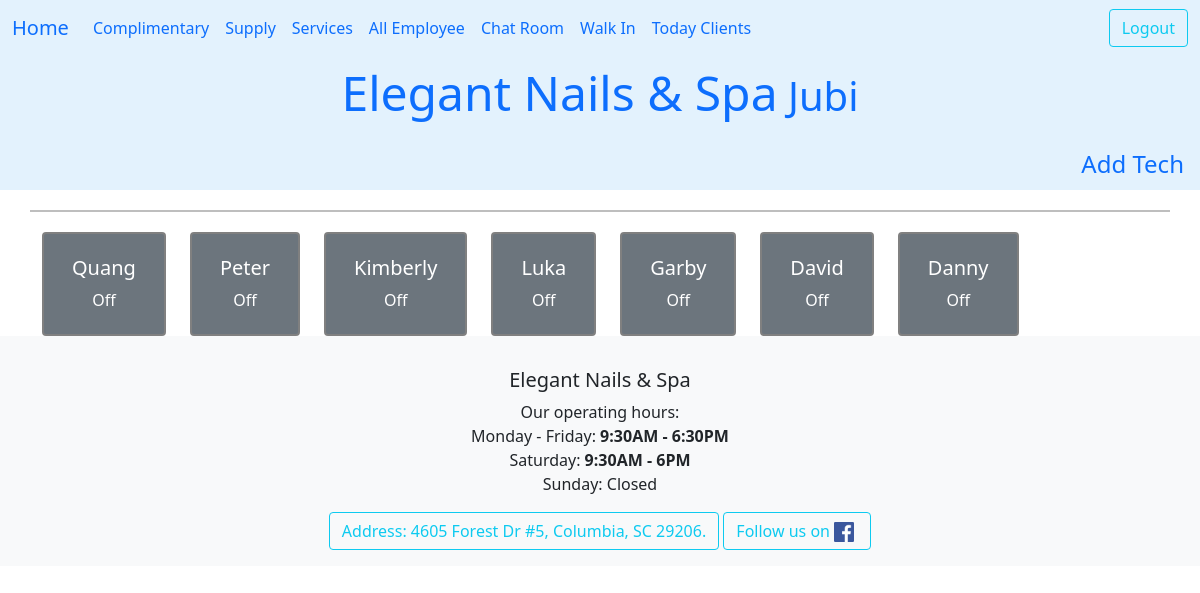
The app's page /ledger/ (signed in) with its own data.
### ledger/models.py (models this page shows, shortened)
class Technician(models.Model):
    name = models.CharField(max_length=25)
    phone = PhoneNumberField()
    email = models.EmailField(max_length=40, null=True, blank=True)
    owner = models.ForeignKey(settings.AUTH_USER_MODEL, on_delete=models.DO_NOTHING)
    start_work_at = models.TimeField()
    end_work = models.TimeField()
    isWork = models.BooleanField(default=False)
    picture = models.ImageField(upload_to='tech_pictures/', null=True, editable=True)
    services = models.ManyToManyField("Service", blank=True, related_name="tech")
    time_come_in = models.DateTimeField(null=True)
    work_days = models.CharField(max_length=7, default="1111110", help_text="MTWTFSS: 1 for work, 0 for off")
    vacation_start = models.DateField(null=True, blank=True, help_text="Start vacation")
    vacation_end = models.DateField(null=True, blank=True, help_text="End vacation, back work!")
    date_go_work = models.DateField(null=True, blank=True)
    history = HistoricalRecords()
    hire_date = models.DateField(auto_now_add=True, help_text="Date when the technician was hired")
    experience = models.PositiveIntegerField(default=0, help_text="Years of experience in the field")
    bio = models.TextField(max_length=500, null=True, blank=True, help_text="Short bio about the technician")
    view_count = models.IntegerField(default=0)
    is_accept_booking = models.BooleanField(default=True, help_text="Is the technician accepting new bookings?")
    class Meta:
        unique_together = ('name','phone',)
        ordering = ['time_come_in','name']
    def get_today_clients(self):
        hnay = self.get_khachVisit().filter(day_comes=datetime.date.today())
        return hnay.order_by('time_at')
    def get_khachVisit(self):
        return self.khachvisits.all()
    def get_services_today(self):
        now = datetime.datetime.now()
        clients = self.get_today_clients().filter(time_at__lte=now)
        all_ser = []
        for client in clients:
            all_ser.extend(client.get_services())
        return len(all_ser)

### ledger/views.py (the view)
# urls.py: path('ledger/', views.AllEmployee.as_view(), name="all_employee"),
class AllEmployee(LoginRequiredMixin,ListView):
    template = 'ledger/all_employee.html'
    def get(self,request):
        employee = Technician.objects.filter(owner=request.user).exclude(name="anyOne").order_by("time_come_in")
        sort_tech = sorted(list(employee),
                           key= lambda tech: tech.get_services_today(),reverse=False
                           )
        for tech in sort_tech:
            if tech.time_come_in == None or tech.time_come_in.date() < timezone.now().date():
                tech.isWork = False
                tech.save()
        cont = {'employees': sort_tech }
        return render(request, self.template, cont)

### ledger/templates/ledger/all_employee.html (shortened to what this page needs)
{% extends 'base.html' %}
{% block nutPhu %}
        <a class="nav-link" href="{% url 'ledger:add_employee' %}">Add Tech</a>
{% endblock nutPhu %}
{% block content %}
<div class="container text-center">
  <div class="row row-cols-auto">
  <hr style="border: 1px solid black; width: 100%; margin: 20px 0;">
  {% for employee in employees %}
  {% if not employee.isWork %}
  <div class="cols-auto">
    <button class="tech-button btn btn-secondary" style="border: 2px solid gray" id="em_{{employee.id}}">
      <div class="card-body">
           <h5 class="card-title align-text-top"> {{ employee.name | title }}</h5>
        <span class="card-subtitle align-content-center">Off</span>
    </div>
    </button>
  </div>
  {% endif %}
  {% endfor %}
  </div>
</div>
{% endblock content %}

### ledger/templates/base.html (shortened to what this page needs)
<!DOCTYPE html>
{% load static %}
<html lang="en">
<head>
    <link href="https://cdn.jsdelivr.net/npm/bootstrap@5.0.2/dist/css/bootstrap.min.css" rel="stylesheet">
    <link rel="stylesheet" href="https://cdn.jsdelivr.net/npm/bootstrap-icons@1.11.3/font/bootstrap-icons.css">
</head>
<body>
    <nav class="navbar navbar-expand-lg" style="background-color: #e3f2fd;">
        <div class="container-fluid">
            <a class="navbar-brand" href="{% url 'ledger:index' %}">Home</a>
            <div class="collapse navbar-collapse" id="navbarSupportedContent">
                <ul class="navbar-nav me-auto mb-2 mb-lg-0">
                    {% if user.is_authenticated %}
                        <li class="nav-item">
                            <a class="nav-link" href="{% url 'ledger:complimentary_list' %}">Complimentary</a>
                        </li>
                        <li class="nav-item">
                            <a class="nav-link" href="{% url 'ledger:all_supplies' %}">Supply</a>
                        </li>
                        <li class="nav-item">
                            <a class="nav-link" href="{% url 'ledger:services' %}">Services</a>
                        </li>
                        <li class="nav-item">
                            <a class="nav-link active" aria-current="page" href="{% url 'ledger:all_employee' %}">All Employee</a>
                        </li>
                        <li class="nav-item">
                            <a class="nav-link" href="{% url 'ledger:user_chat_room' %}">Chat Room</a>
                        </li>
                        <li class="nav-item">
                            <a class="nav-link" href="{% url 'ledger:walkin' %}">Walk In</a>
                        </li>
                        <li class="nav-item">
                            <a class="nav-link" href="{% url 'datHen:listHen' %}">Today Clients</a>
                        </li>
                    {% endif %}
                </ul>
                <div class="auth-buttons">
                    {% if user.is_authenticated %}
                        <form id="logout-form" method="post" action="{% url 'logout' %}" class="d-inline">
                            <button class="btn btn-outline-info" type="submit">Logout</button>
                        </form>
                    {% else %}
                        <a class="btn btn-outline-info" href="{% url 'login' %}">Login</a>
                    {% endif %}
                </div>
            </div>
        </div>
    </nav>
    <nav class="nav justify-content-center fs-4" style="background-color: #e3f2fd;">
        <h1 class="nav-link"><span class="cursive-text display-5">Elegant Nails & Spa</span> {{ user.username| title }}</h1>
    </nav>
    <nav class="nav d-flex justify-content-center fs-4" style="background-color: #e3f2fd;">
        <span class="ms-auto">
            {% block nutPhu %}   {% endblock nutPhu %}
        </span>
    </nav>
    <div class="container-fluid">
        {% block content %}
        {% endblock content %}
    </div>
    <footer class="footer bg-light text-center py-3">
        <div class="card-body">
            <h5 class="card-title">Elegant Nails & Spa</h5>
            <p class="card-text">
                Our operating hours:<br>
                Monday - Friday: <strong>9:30AM - 6:30PM</strong><br>
                Saturday: <strong>9:30AM - 6PM</strong><br>
                Sunday: Closed
            </p>
        </div>
        <a class="btn btn-outline-info" href="https://www.google.com/maps/place/Aria+Nail+Spa/@34.02038,-80.9710602,17z/data=!3m1!4b1!4m6!3m5!1s0x88f8af45f0cb8575:0x1776d13ae287cb50!8m2!3d34.02038!4d-80.9710602!16s%2Fg%2F11fvpz2t29?entry=ttu&g_ep=EgoyMDI1MDUyNi4wIKXMDSoASAFQAw%3D%3D" role="button">
            Address: 4605 Forest Dr #5, Columbia, SC 29206.
        </a>
        <a class="btn btn-outline-info" href="https://www.facebook.com/quang.hu.10" role="button">
            Follow us on
            <img src="{% static 'ledger/images/Facebook.png' %}" alt="Facebook logo" width="20" height="20" class="me-1">
        </a>
    </footer>
</body>
</html>

### ledger/templates/base.html (style rules this page uses)
.navbar .auth-buttons { margin-left: auto; }

### records on screen
Technician: name "Quang"
Technician: name "Peter"
Technician: name "Kimberly"
Technician: name "Luka"
Technician: name "Garby"
Technician: name "David"
Technician: name "Danny"

### other values on screen
{{ user.username| title }} "Jubi"
